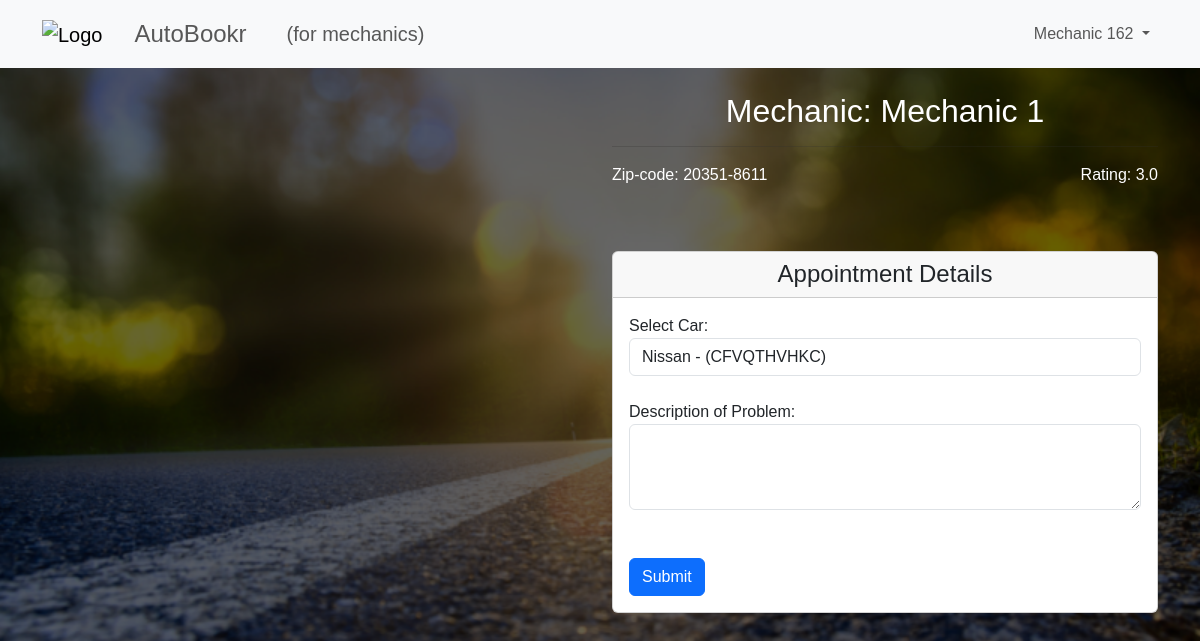
Screenshot of /customer/booking_form/1 (signed in) with the database file from the repository.
### tables this page shows
CREATE TABLE mechanics (
  mechanic_id INTEGER PRIMARY KEY,
  email VARCHAR(320) UNIQUE NOT NULL,
  name VARCHAR(320) NOT NULL,
  zipcode CHAR(10) NOT NULL,
  ein CHAR(10) NOT NULL,
  hash TEXT NOT NULL
);

### mechanic_site/customer.py (the view, shortened to what this page needs)
@bp.route('booking_form/<id>', methods=('GET','POST'))
def booking_form(id):
    db = get_db()
    mechanic = db.execute(
        '''
        SELECT mechanics.*, AVG(appointments.review_score) AS average_rating
        FROM mechanics
        LEFT JOIN appointments ON mechanics.mechanic_id = appointments.mechanic_id
        WHERE mechanics.mechanic_id = ?
        GROUP BY mechanics.mechanic_id
        ''',
        (id,)
    ).fetchone()
    customer_cars = db.execute(
        'SELECT * FROM cars WHERE owner_email = ?',
        (g.user['email'],)
    ).fetchall()
    appointments = db.execute(
        '''
        SELECT
            start_time,
            end_time
        FROM
            appointments
        WHERE
            mechanic_id = ?
        ''',
        (id,)
    ).fetchall()
    return render_template("customer/create_appointment.html", mechanic=mechanic, customer_cars=customer_cars, appointments=appointments)

### mechanic_site/auth.py (called while the page is built)
@bp.before_app_request
def load_logged_in_user():
    user_email = session.get('user_email')
    g.user_type = session.get('user_type')
    if user_email is None:
        g.user = None
    else:
        g.user = get_db().execute(
            f'SELECT * FROM {g.user_type+"s"} WHERE email = ?', (user_email,)
        ).fetchone()

### mechanic_site/db.py (called while the page is built)
def get_db():
    if 'db' not in g:
        g.db = sqlite3.connect(
            current_app.config['DATABASE'],
            detect_types=sqlite3.PARSE_DECLTYPES
        )
        g.db.row_factory = sqlite3.Row
    return g.db

### mechanic_site/templates/customer/create_appointment.html (shortened to what this page needs)
{% extends 'base.html' %}
{% block content %}
<div class="container">
    <div class="row justify-content-center">
        <div class="col-md-6" id = "map-container">
            <div id="map" style="height: 100%;"></div>
        </div>
        <div class="col-md-6">
            <h2 class="text-center">Mechanic: {{ mechanic.name }}</h2>
            <hr>
            <div class="d-flex justify-content-between">
                <p class="mb-0">Zip-code: {{ mechanic.zipcode }}</p>
                <p class="mb-0 text-right">Rating: {{ mechanic.average_rating }}</p>
            </div>
            <br>
            <br>
            <div class="card mt-3">
                <h4 class="text-center card-header">Appointment Details</h3>
                <div class="card-body">
                    <form action="" method="POST">
                        <div class="form-group">
                            <label for="car">Select Car:</label>
                            <select class="form-control" id="car" name="car" onchange="selectChange()">
                                {% for car in customer_cars %}
                                <option value="{{ car.registration }}">{{ car.make }} - {{ car.model }} ({{ car.registration }})</option>
                                {% endfor %}
                            </select>
                        </div>
                        <br>
                        <div class="form-group">
                            <label for="description">Description of Problem:</label>
                            <textarea class="form-control" id="description" name="description" rows="3"></textarea>
                        </div>
                        <br>
                        <br>
                        <button type="submit" class="btn btn-primary"  onclick="return validateForm()">Submit</button>
                    </form>
                </div>
            </div>
        </div>
    </div>
</div>
{% endblock %}

### mechanic_site/templates/base.html (shortened to what this page needs)
<!DOCTYPE html>
<html lang="en">
<head>
    <link href="https://cdn.jsdelivr.net/npm/bootstrap@5.3.3/dist/css/bootstrap.min.css" rel="stylesheet">
</head>
<body>
    <nav class="navbar navbar-expand-lg navbar-light bg-light">
        <div class="container">
            <a class="navbar-brand" href="/"><img src="https://png.pngtree.com/png-vector/20190215/ourmid/pngtree-vector-wrench-icon-png-image_515386.jpg" alt="Logo" height="30"></a>
            <span class="navbar-text fs-4 mx-3"> AutoBookr</span>
            {% if g.user_type == "mechanic" %}
            <span class="navbar-text fs-5 mx-4"> (for mechanics) </span>
            {% endif %}
            <div class="collapse navbar-collapse" id="navbarSupportedContent">
                {% if g.user %}
                <ul class="navbar-nav ml-auto">
                    <li class="nav-item dropdown">
                        <a class="nav-link dropdown-toggle" href="#" id="userDropdown" role="button" data-bs-toggle="dropdown" aria-expanded="false">
                            {{g.user["name"] }}
                        </a>
                    </li>
                </ul>
                {% endif %}
            </div>
        </div>
    </nav>
    {% block content %}
    {% endblock %}
</body>
</html>

### rows the page displays
mechanics: user.name "Mechanic 162"
mechanics: name "Mechanic 1", zipcode "20351-8611"

### other values shown
{{ mechanic.average_rating }} "3.0"
form field car "Nissan - (CFVQTHVHKC)"
